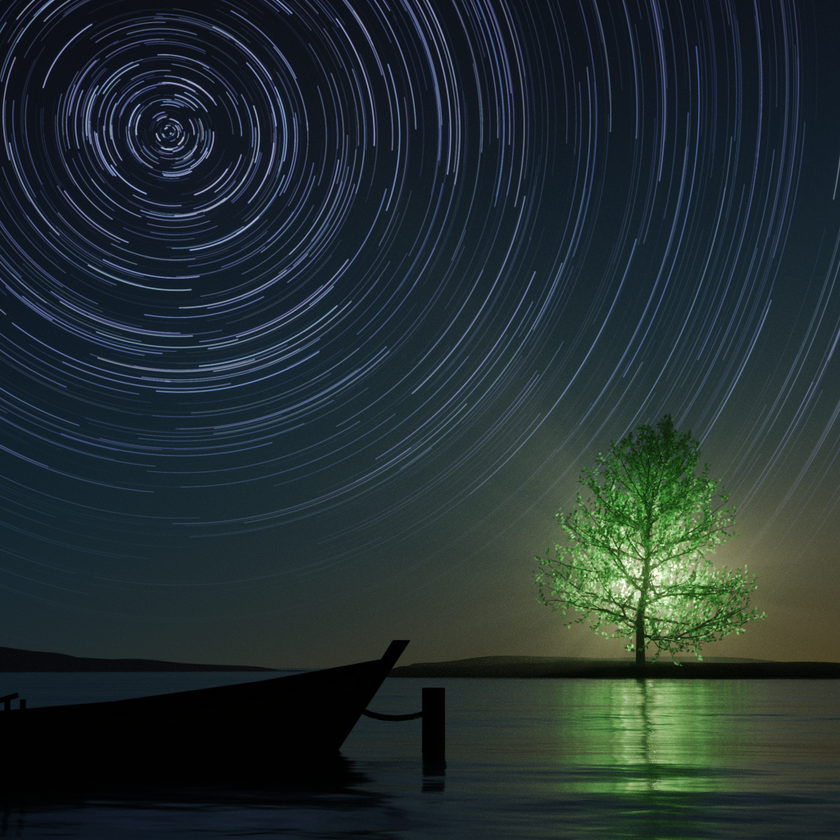
#> input picture L04_resizing/lake_long_exposure_scene.png, 840 x 840 px, shrunk from 1025 x 1025 before the run
$ jupyter execute --allow-errors L04B_resizing.ipynb   (older library calls are emulated)
#> lines starting #> are read from the running program, lines starting #| are printed output that depends on the picture
# L04B: Image Resizing

Today you'll be generating "image pyramids." In class, we defined the 5-element kernel for computing the Gaussian Image Pyramid as follows:

$$ k = \begin{bmatrix} w_0 \\ w_1 \\ w_2 \\ w_3 \\ w_4 \end{bmatrix} = \begin{bmatrix} c \\ b \\ a \\ b \\ c \end{bmatrix} = \begin{bmatrix} 1/4 - a/2 \\ 1/4 \\ a \\ 1/4 \\ 1/4 - a/2 \end{bmatrix} $$

where $a$ is a free parameter, usually between 0.3 and 0.6.

### L02B.2.1 1D Gaussian "Image Pyramid"

you should create a Gaussian image pyramid using the kernel for different values of $a$. You should try not use the `scipy.signal.convolve` function in your implementation; "correctly" handling the boundary conditions is part of what I am hoping you will think deeply about!

To visualize the pyramid, add all the images to a single rectangular image, as in the example from class:

The image I have given you is 1025x1025 pixels. Conceptual question: What is the size of the smallest rectangular image that can fit the image pyramid?

**We will start by making a "Gaussian Pyramid" of a 1D signal** (in fact, the same signal from last time). Below, I have provided a simple function that naively *reduces* (downsamples by a factor of 2) the signal using Nearest Neighbor. You should implement the `gaussian_reduce` function using either of the versions I have started below. How does your Gaussian Pyramid output differ from the nearest neighbor solution?

If you finish, think about how you would extend this function to work for a 2D.

#> (a cell that did not finish here is left out)

[cell 2]
## Now do the same thing with the Gaussian Pyramid kernel from class:
# Implement either of these 'reduce' functions:
def gaussian_reduce(signal):
    # Initialize the output signal
    out_signal = np.zeros((signal.shape[0]+1)//2)
    # Loop through the elements of the output signal
    # and populate them with the values from the input
    for ii in range(out_signal.size):
        value = 0
        out_signal[ii] = value
        raise NotImplementedError("Define 'value'")

def gaussian_reduce_scipy(signal):
    kernel = []
    raise NotImplementedError("Define the Kernel")
    out_signal = scipy.signal.convolve(signal, kernel, mode='same')
    return out_signal[::2]

#> (the rest of this cell did not finish here and is left out)

### L02B.2 [Post-Class Optional Exercise] 2D Gaussian Image Pyramid

Once you have generated a 1D 'pyramid', you should have an idea of how you might generalize this concept to work in 2D, something you will need to do for your homework. Using the image I have provided below (`lake_long_exposure_scene.png`), extend your `gaussian_reduce` function above to accept 2D inputs. *Note*: thinking about how to apply the kernel is the key here. Do you need to make a separate 2D kernel, or is it sufficient to apply the 1D kernel along the two different axes?

[cell 3]
## Once you're done, you can do the same thing for this image
## by extending your gaussian_reduce function to handle 2D input.
from PIL import Image
import numpy as np
import matplotlib.pyplot as plt

def load_image(filepath):
    """Loads an image into a numpy array.
    Note: image will have 3 color channels [r, g, b]."""
#> called with filepath = 'lake_long_exposure_scene.png'
    img = Image.open(filepath)
#> img is the input picture: PIL image 840x840 RGB; mean R, G, B 35.4, 47.7, 49
    return (np.asarray(img).astype(np.float)/255)[:, :, :3]

image = load_image("lake_long_exposure_scene.png")
fig = plt.figure(figsize=(4, 4), dpi=150)
plt.imshow(image)
None

### L02B.3 [Post-Class Optional Exercise] Laplacian Image Pyramid

If you still want to test your understanding after class, **generate Laplacian Image Pyramids (one for each color channel) for the image I have provided**. This will require implementing the `EXPAND` function, that inverts the `REDUCE` function (as much as is possible) used to compute the Gaussian image pyramid. The process for expanding is similar to the downsampling process. We still enforce the *equal contribution criterion*, resulting in a process that looks as follows:

You can implement this using either the convolution operation or using a `for` loop. The convolution version might require some thought, since you will need to upsample the image first (somehow) before convolving. The `for` loop version is perhaps easier.

(Again, try to pick a divergent color maps for the Laplacian image pyramid. It makes visualizing the results much easier.)

[cell 4]
from PIL import Image

def load_image(filepath):
    """Loads an image into a numpy array.
    Note: image will have 3 color channels [r, g, b]."""
    img = Image.open(filepath)
    return (np.asarray(img).astype(np.float)/255)[:, :, :3]

image = load_image("lake_long_exposure_scene.png")
image_r = image[:, :, 0]
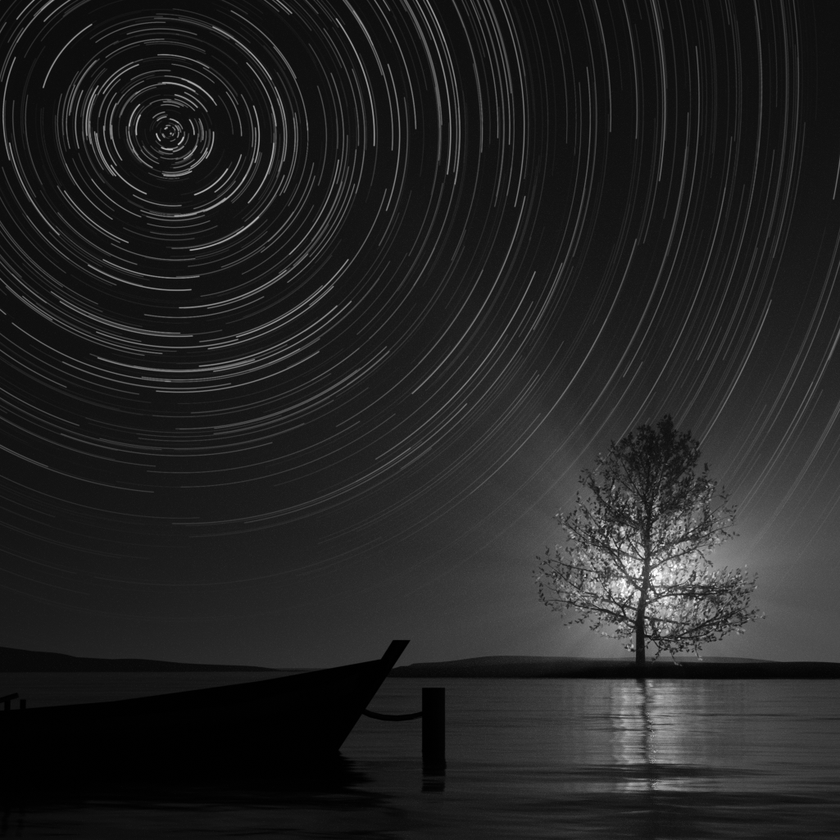
#> image_r: shape (840, 840) float64; min 0, max 1, mean 0.139
image_g = image[:, :, 1]
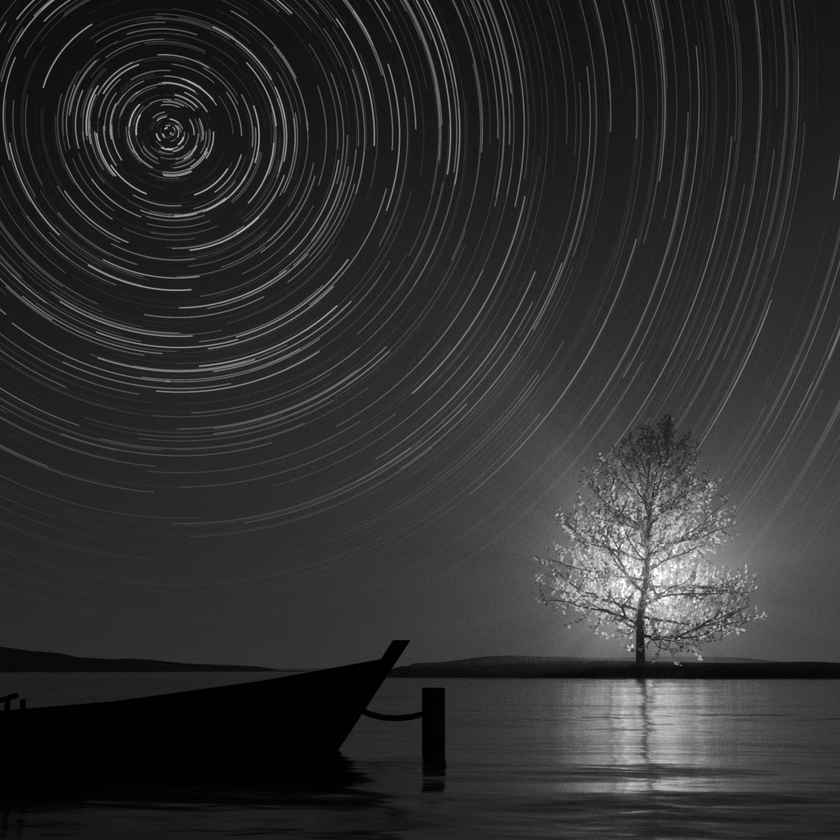
#> image_g: shape (840, 840) float64; min 0, max 1, mean 0.187
image_b = image[:, :, 2]
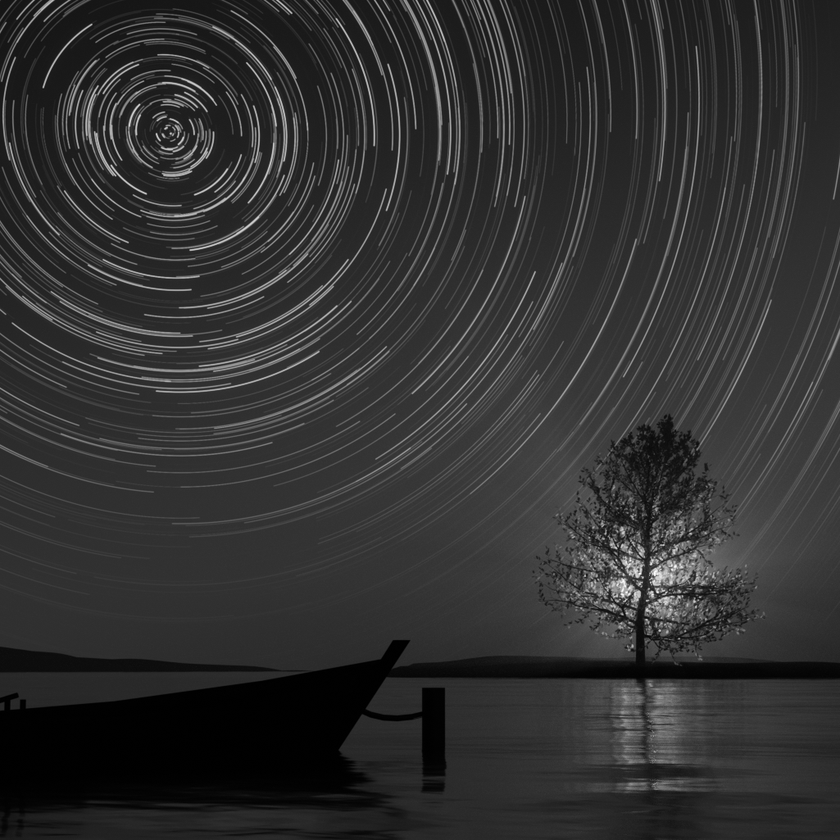
#> image_b: shape (840, 840) float64; min 0, max 1, mean 0.192

fig = plt.figure(figsize=(8, 8), dpi=150)
ax = plt.subplot(2, 2, 1)
ax.imshow(image)
ax = plt.subplot(2, 2, 2)
ax.imshow(image_r, cmap='gray', vmin=0, vmax=1)
ax = plt.subplot(2, 2, 3)
ax.imshow(image_g, cmap='gray', vmin=0, vmax=1)
ax = plt.subplot(2, 2, 4)
ax.imshow(image_b, cmap='gray', vmin=0, vmax=1)

None
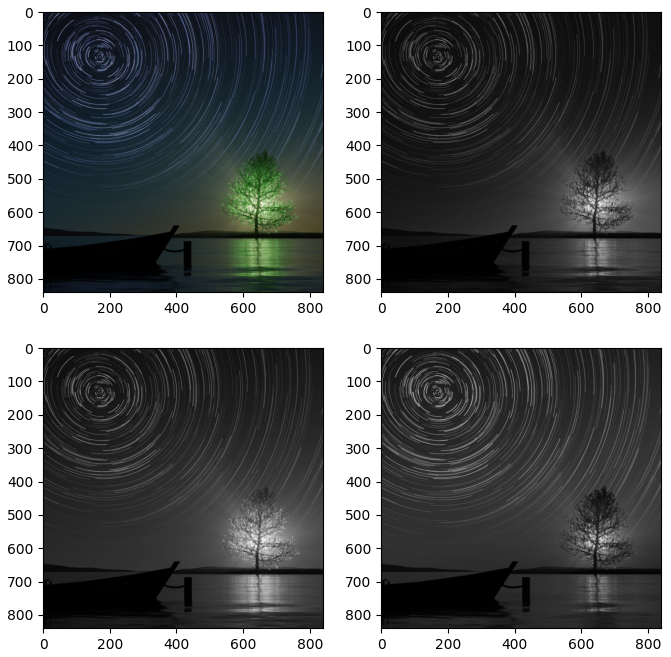
#> figure drawn by matplotlib, 4 panels

$ run again, with L04_resizing/image_pyramid.png copied over L04_resizing/lake_long_exposure_scene.png
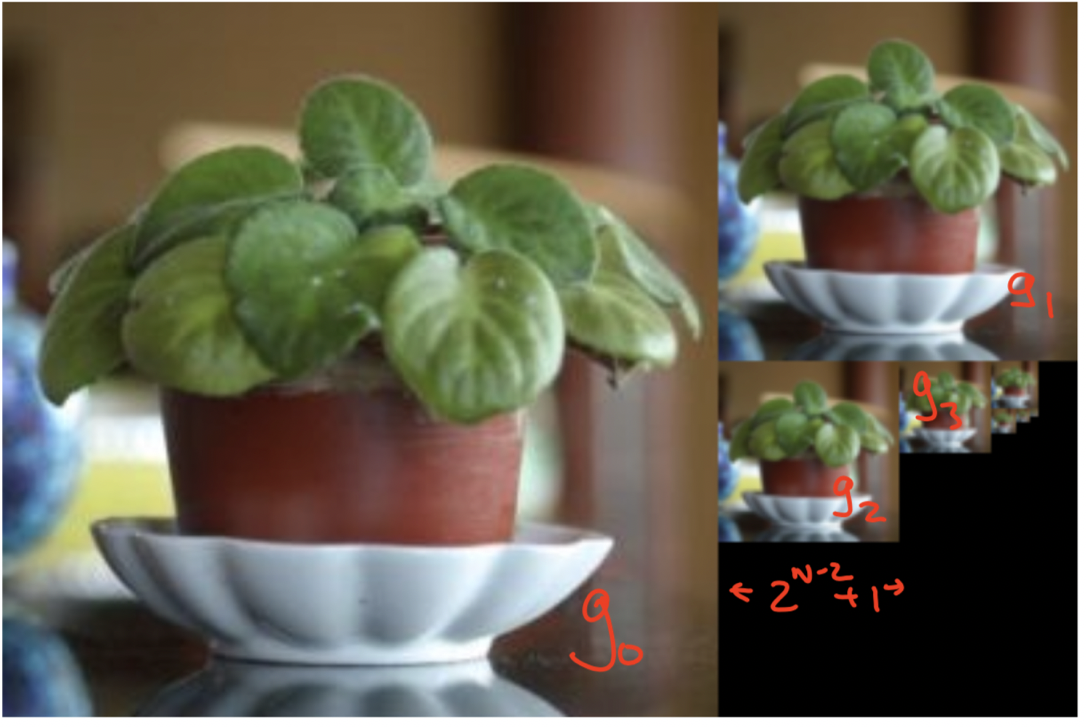
#> input picture L04_resizing/image_pyramid.png, 1086 x 727 px
#> in load_image, img is the input picture: PIL image 1086x727 RGBA; mean R, G, B, A 100, 95.6, 78.7, 255
#> `image_b = image[:, :, 2]`:
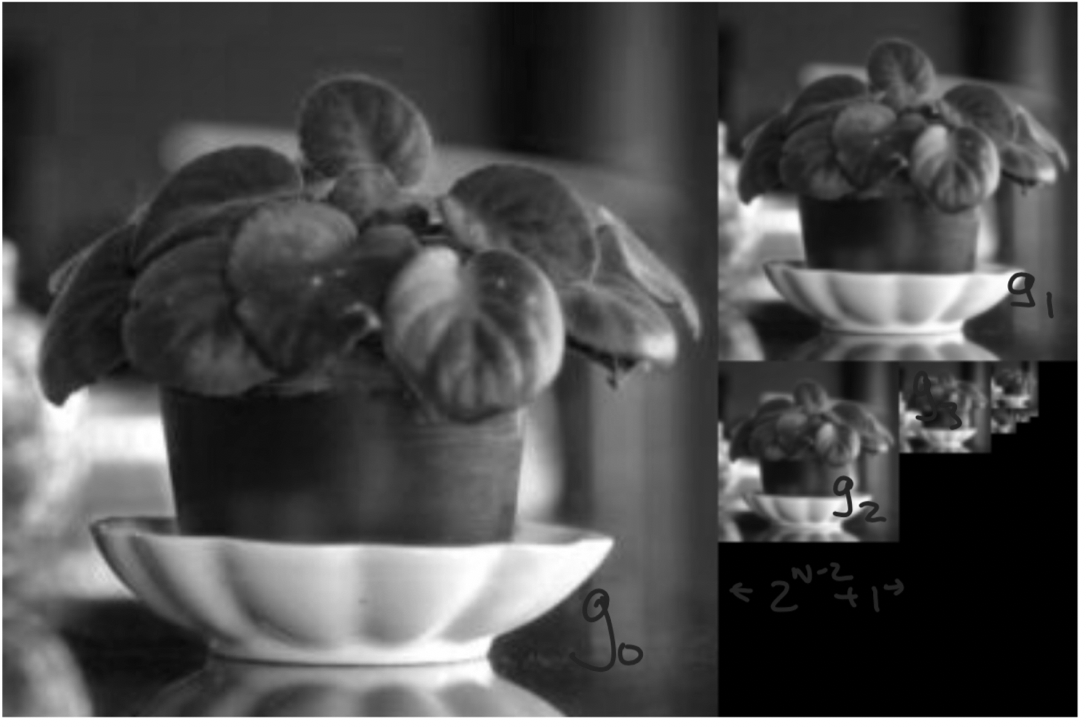
#> image_b: shape (727, 1086) float64; min 0, max 1, mean 0.308
#> `[cell 4] from PIL import Image  def load_image(filepath): """Loads an ..`:
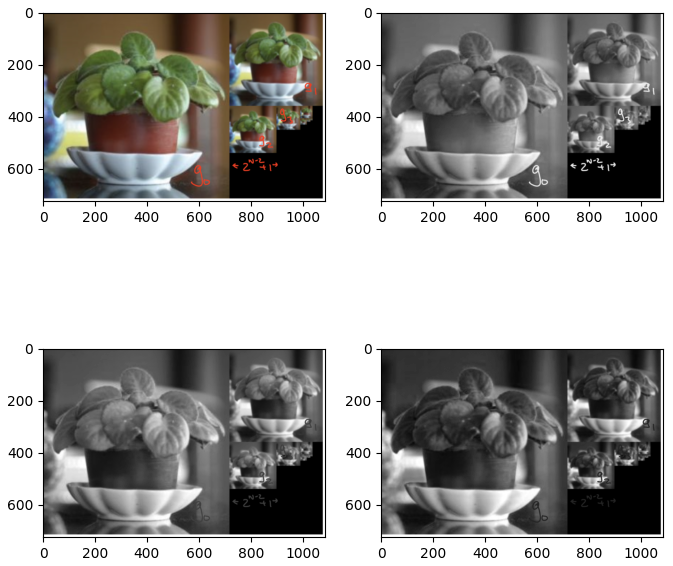
#> figure drawn by matplotlib, 4 panels
